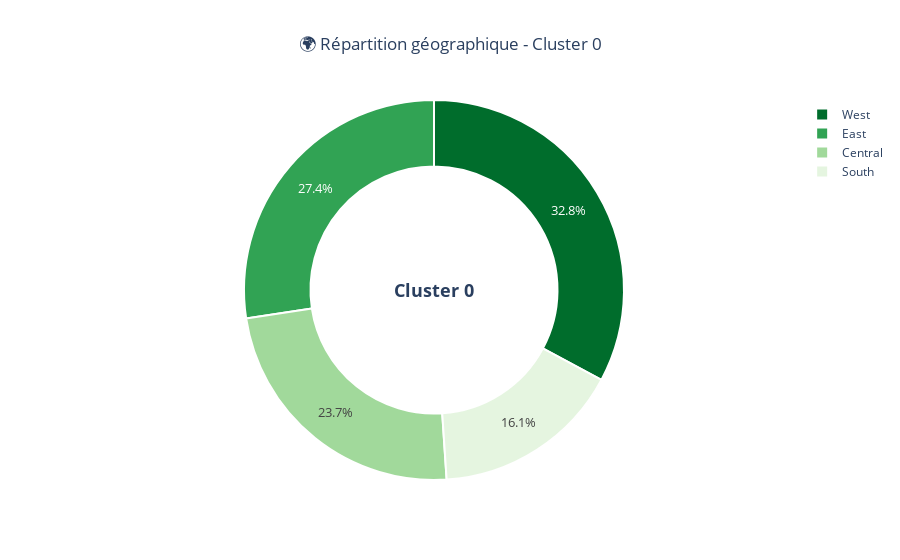

Here is the notebook cell this chart was saved with:
### Markdown cell above
Répartition géographique

### Code cell
import plotly.express as px

region = df_cluster0["region"].value_counts().reset_index()
region.columns = ["region", "count"]

# Trier pour que le plus grand ait le vert le plus foncé
region = region.sort_values("count")

# Dégradé vert moderne (clair → foncé)
gradient_green = [
    "#e5f5e0",  # vert très clair
    "#a1d99b",  # vert doux
    "#31a354",  # vert moyen moderne
    "#006d2c"   # vert foncé élégant
]

fig = px.pie(
    region,
    values="count",
    names="region",
    hole=0.65,
    title="🌍 Répartition géographique - Cluster 0",
    color="region",
    color_discrete_sequence=gradient_green
)

fig.update_traces(
    textinfo="percent",
    textfont_size=13,
    marker=dict(line=dict(color="white", width=2))
)

fig.update_layout(
    template="plotly_white",
    title_x=0.5,
    showlegend=True,
    annotations=[dict(
        text="<b>Cluster 0</b>",
        x=0.5, y=0.5,
        font_size=18,
        showarrow=False
    )]
)

fig.show()

### Figure 1 — Plotly figure (JSON) as saved in the notebook; plotly's stock layout.template omitted (floating-point values rounded to 4 significant figures)
{"data": [{"customdata": [["South"], ["Central"], ["East"], ["West"]], "domain": {"x": [0, 1], "y": [0, 1]}, "hole": 0.65, "hovertemplate": "region=%{customdata[0]}<br>count=%{value}<extra></extra>", "labels": ["South", "Central", "East", "West"], "legendgroup": "", "marker": {"colors": ["#e5f5e0", "#a1d99b", "#31a354", "#006d2c"], "line": {"color": "white", "width": 2}}, "name": "", "showlegend": true, "textfont": {"size": 13}, "textinfo": "percent", "type": "pie", "values": [600, 882, 1021, 1224]}], "layout": {"annotations": [{"font": {"size": 18}, "showarrow": false, "text": "<b>Cluster 0</b>", "x": 0.5, "y": 0.5}], "legend": {"tracegroupgap": 0}, "piecolorway": ["#e5f5e0", "#a1d99b", "#31a354", "#006d2c"], "showlegend": true, "title": {"text": "🌍 Répartition géographique - Cluster 0", "x": 0.5}}}
